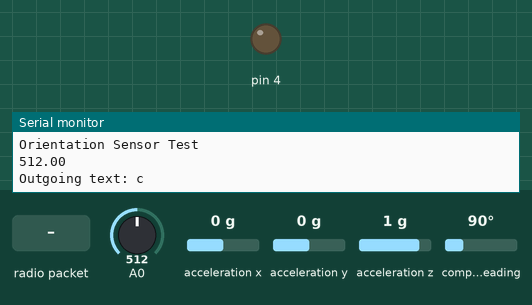
This sketch was run on a simulated Arduino Uno, built with avr-gcc and run on an emulated ATmega328P. Shown: output pins drawn as LEDs (lit = HIGH), the last lines printed to the serial monitor. Inputs (shaded band) come from the test bench; at power-on: A0 = 512, acceleration x 0 g, acceleration y 0 g, acceleration z 1 g, compass heading 90°. No radio packets arrive unless stated.

Above: at 3.2 s.
3.3 s: radio packet "h" arrives
At 5.1 s:
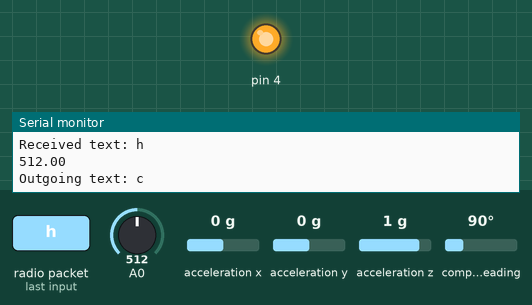
10.0 s: radio packet "o" arrives
At 11.2 s:
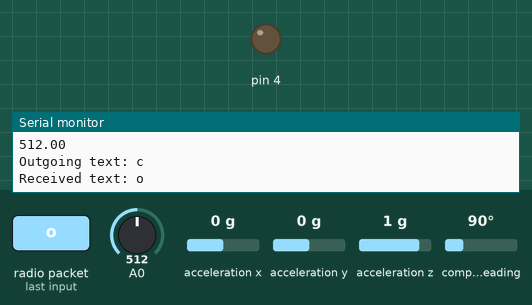
Timing chart, 0 to 13.0 s (numbered marks = the images above; inputs shaded):
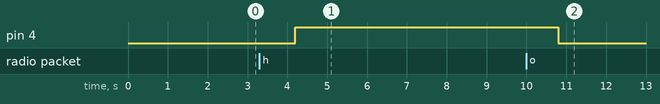

The sketch:

Full_Arm_Tracking_UserEnd.ino
```cpp
// Include the necessary libraries
#include <Wire.h>
#include <Adafruit_Sensor.h>
#include <Adafruit_BNO055.h>
#include <utility/imumaths.h>

#include <SPI.h>
#include <nRF24L01.h>
#include <RF24.h>
RF24 radio(7, 8); // CE, CSN
const byte address[6] = "00001";

#include <SoftwareSerial.h>
SoftwareSerial HC12(9, 10); // HC-12 TX Pin, HC-12 RX Pin

// Set up variables to each BNO055. Include unique address for each chip.
Adafruit_BNO055 bnoA = Adafruit_BNO055(-1, 0x29);
Adafruit_BNO055 bnoB = Adafruit_BNO055(-1, 0x28);

#define sgn(x) ((x) < 0 ? -1 : ((x) > 0 ? 1 : 0))

// Create empty arrays to index quaternion values into.
float q[4] = {1.0f, 0.0f, 0.0f, 0.0f};
float q_conj_[4] = {0.0f, 0.0f, 0.0f, 0.0f};
float q_mult[4] = {0.0f, 0.0f, 0.0f, 0.0f};
float q_conj[4] = {0.0f, 0.0f, 0.0f, 0.0f};
float q_tempMult[4] = {0.0f, 0.0f, 0.0f, 0.0f};

// Create empty arrays for each BNO055.
float qB[4] = {1.0f, 0.0f, 0.0f, 0.0f};
float q_conj_B[4] = {0.0f, 0.0f, 0.0f, 0.0f};
float q_multB[4] = {0.0f, 0.0f, 0.0f, 0.0f};
float q_conjB[4] = {0.0f, 0.0f, 0.0f, 0.0f};
float q_tempMultB[4] = {0.0f, 0.0f, 0.0f, 0.0f};

uint32_t now = 0;
uint32_t start = 0;
uint32_t test = 0;

int RFflag = 1;
char intext[32] = "";

void setup(void)
{
  Serial.begin(9600);             // Begin Serial communication
  HC12.begin(9600);               // Serial port to HC12
  Serial.println("Orientation Sensor Test"); Serial.println("");

  // Initialize the sensor A
  if (!bnoA.begin())
  {
    // Error handling if nothing is returned
    Serial.print("Ooops, no BNO055 detected ... Check your wiring or I2C ADDR!");
    while (1);
  }

  delay(1000);  // Wait 1 second

  bnoA.setExtCrystalUse(true);  // Used for initializing bnoA variable

  // Initialize the sensor B
  if (!bnoB.begin())
  {
    // Error handling if nothing is returned
    Serial.print("Ooops, no BNO055 detected ... Check your wiring or I2C ADDR!");
    while (1);
  }

  delay(1000);  // Wait 1 second

  bnoB.setExtCrystalUse(true);  // Used for initializing bnoA variable
}

void loop(void)
{
  // Create a new sensor event for sensor A
  sensors_event_t eventA;
  bnoA.getEvent(&eventA);

  imu::Quaternion quatA = bnoA.getQuat();  // Get the quaternion

  // Get each element of the quaternion
  float w = (quatA.w());
  float x = (quatA.x());
  float y = (quatA.y());
  float z = (quatA.z());

  // Create a new sensor event for sensor B
  sensors_event_t eventB;
  bnoB.getEvent(&eventB);


  imu::Quaternion quatB = bnoB.getQuat();  // Get the quaternion

  // Get each element of the quaternion
  float wB = (quatB.w());
  float xB = (quatB.x());
  float yB = (quatB.y());
  float zB = (quatB.z());

  if (millis() - start > 200) {   // While time is less that 200 milliseconds
    int count = 0;    // Initialize count
    float sum[3] = {0.0, 0.0, 0.0};   // Set empty array to fill with final position
    now = millis();   // Set now variable to current time

    while (millis() - now < 500) {  // While time is less that 500 milliseconds
      q[0] = w; q[1] = x; q[2] = y; q[3] = z;    // Set initial quaternion points for sensor A
      quatConj(q);   // Call quatConj function on the current quaternion
      q_conj_[0] = q_conj[0]; q_conj_[1] = q_conj[1]; q_conj_[2] = q_conj[2]; q_conj_[3] = q_conj[3];  // Update quaternion

      float lu = 0.25;    // Set length of upper arm
      float armCoords[4] = {0.0f, lu, 0.0f, 0.0f};    // Use arm length to initialize quaternion once in T-pose

      quatMult(q, armCoords);   // Call quatMult function
      // Update the quaternion after completing the matrix multiplication
      q_tempMult[0] = q_mult[0]; q_tempMult[1] = q_mult[1]; q_tempMult[2] = q_mult[2]; q_tempMult[3] = q_mult[3];
      // Multiply the current quaternion by the conjugate
      quatMult(q_tempMult, q_conj_);  // Creates final elbow positions
      float elbowPos[4] = {q_mult[0], q_mult[1], q_mult[2], q_mult[3]};    // Set elbow position to single variable

      qB[0] = wB; qB[1] = xB; qB[2] = yB; qB[3] = zB;  // Set initial quaternion points for sensor B
      quatConj(qB);   // Call quatConj function on the current quaternion
      q_conj_B[0] = q_conj[0]; q_conj_B[1] = q_conj[1]; q_conj_B[2] = q_conj[2]; q_conj_B[3] = q_conj[3];  // Update quaternion

      float lu1 = 0.25;    // Set length of forearm
      float armCoordsB[4] = {0.0f, lu1, 0.0f, 0.0f};    // Use arm length to initialize quaternion once in T-pose

      quatMult(qB, armCoordsB);  // Call quatMult function
      // Update the quaternion after completing the matrix multiplication
      q_tempMultB[0] = q_mult[0]; q_tempMultB[1] = q_mult[1]; q_tempMultB[2] = q_mult[2]; q_tempMultB[3] = q_mult[3];
      // Multiply the current quaternion by the conjugate
      quatMult(q_tempMultB, q_conj_B);
      // Calculates wrist position with respect to elbow
      float elbowPosB[4] = {q_mult[0], q_mult[1], q_mult[2], q_mult[3]};    // Set wrist position to single variable

      // Use vector addition to find the location of the wrist with respect to the shoulder.
      // Use specific scaling to improve position on UR-5 robot.
      // Eg. increase z axis to prevent robot from hitting table.
      sum[0] += -elbowPosB[1] - elbowPos[1];
      sum[1] += -elbowPosB[2] - elbowPos[2];
      sum[2] += (elbowPosB[3] + elbowPos[3]) + 0.50;
      count += 1;
    }

    float average[3] = {sum[0] / float(count), sum[1] / float(count), sum[2] / float(count)}; // Divide position by count

    // Print all position locations to the HC12 to be sent to opposite Serial monitor.
    HC12.print(average[0]); HC12.print(",");
    HC12.print(average[1]); HC12.print(",");
    HC12.print(average[2]); HC12.print("!");

    while (HC12.available()) {        // If HC-12 has data
      Serial.write(HC12.read());      // Send the data to Serial monitor
    }

    while (Serial.available()) {      // If Serial monitor has data
      HC12.write(Serial.read());      // Send that data to HC-12
    }

    //////// START OF RF COMMUNICATION AND HAPTIC FEEDBACK ///////
    if (RFflag == 1) {
      // sending open/close
      radio.begin();
      radio.openWritingPipe(address); // start writing
      radio.setPALevel(RF24_PA_MIN);

      //analog read to check flex sensor value
      float flexVal = analogRead(A0);
      Serial.println(flexVal);
      float threshold = 90;

      if (flexVal > threshold) { //check to see flex sensor value
        const char outtext[] = "c";
        radio.write(&outtext, sizeof(outtext));
        Serial.print("Outgoing text: ");
        Serial.println(outtext);
      }
      if (flexVal < threshold) {
        const char outtext[] = "o";
        radio.write(&outtext, sizeof(outtext));
        Serial.print("Outgoing text: ");
        Serial.println(outtext);
      }

    }
    if (RFflag == -1) {
      radio.openReadingPipe(0, address); //start reading
      radio.setPALevel(RF24_PA_MIN);
      radio.startListening();
      delay(50);

      if (radio.available()) {// reading
        intext[32] = "";
        radio.read(&intext, sizeof(intext));
        Serial.print("Received text: ");
        Serial.println(intext);
      }
    }
    //switch the flag
    RFflag = RFflag * -1;
    /////////// HAPTIC FEEDBACK //////////
    //powering vibratingmotors for pins 2,4,12
    for (int i = 0; i <= 3; i++) {
      if (intext[i] == 'o') { //?
        if (i == 0) {analogWrite(4, 0);}
        if (i == 1) {analogWrite(2, 0);}
        if (i == 2) {analogWrite(12, 0);}}
      if (intext[i] == 's') { //?
        if (i == 0) {analogWrite(4, 100);}
        if (i == 1) {analogWrite(2, 50);}
        if (i == 2) {analogWrite(12, 50);}}

      if (intext[i] == 'm') {
        if (i == 0) {analogWrite(4, 100);}
        if (i == 1) {analogWrite(2, 100);}
        if (i == 2) {analogWrite(12, 100);}}

      if (intext[i] == 'h') {
        if (i == 0) {analogWrite(4, 200);}
        if (i == 1) {analogWrite(2, 200);}
        if (i == 2) {analogWrite(12, 200);}}
    }


  }
}

// Function to perform quaternion multiplication when working with calculating final arm position.
void quatMult(float* q1, float* q2) {
  q_mult[0] = q1[0] * q2[0] - q1[1] * q2[1] - q1[2] * q2[2] - q1[3] * q2[3];
  q_mult[1] = q1[0] * q2[1] + q1[1] * q2[0] + q1[2] * q2[3] - q1[3] * q2[2];
  q_mult[2] = q1[0] * q2[2] - q1[1] * q2[3] + q1[2] * q2[0] + q1[3] * q2[1];
  q_mult[3] = q1[0] * q2[3] + q1[1] * q2[2] - q1[2] * q2[1] + q1[3] * q2[0];
}

// Function to perform quaternion conjugation when working with calculating final arm position.
void quatConj(float* q1) {
  q_conj[0] = q1[0];
  q_conj[1] = -q1[1];
  q_conj[2] = -q1[2];
  q_conj[3] = -q1[3];
}
```

Measured:
- after the input at 3.3 s, pin 4: LOW → HIGH after 0.90 s
- after the input at 10.0 s, pin 4: HIGH → LOW after 0.80 s
